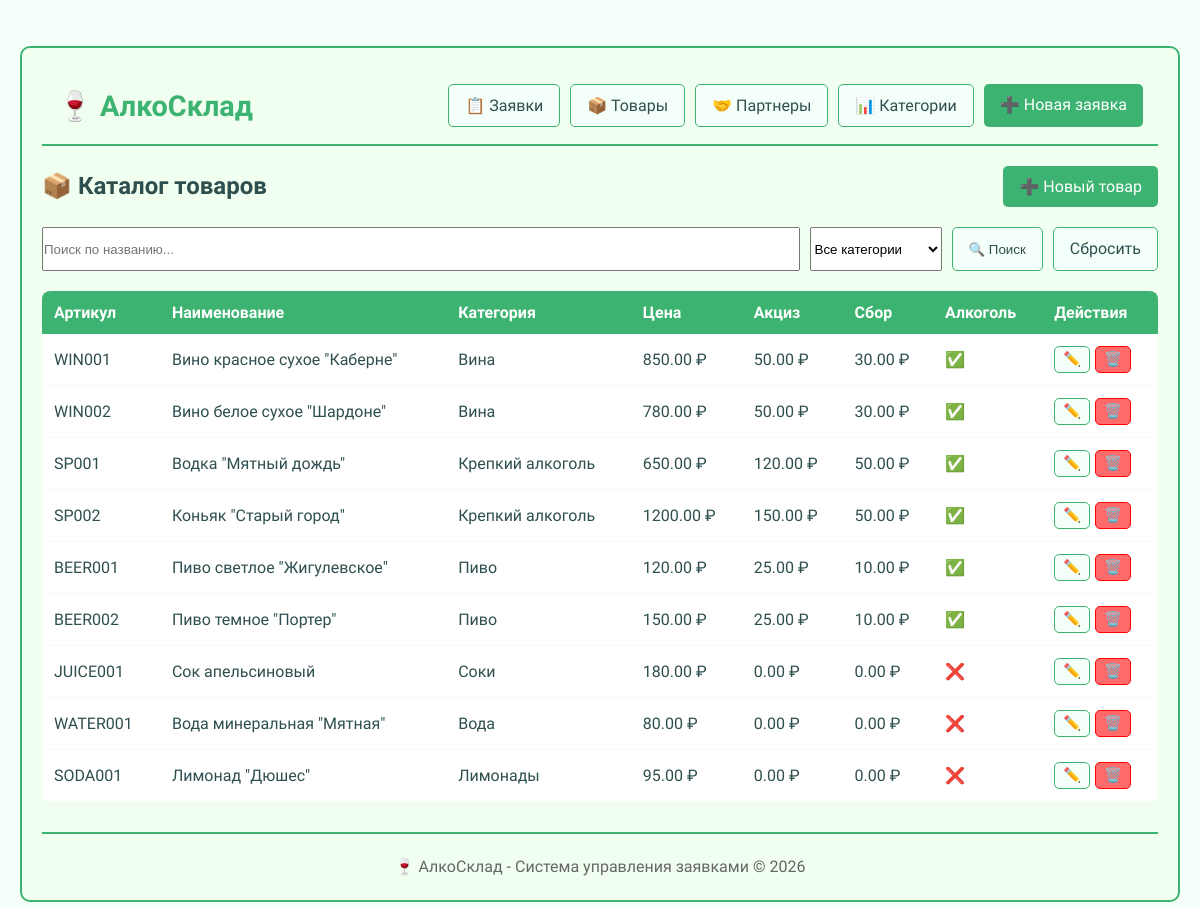
Page /products on the committed database.
### app.py (models this page shows, shortened)
class Product(db.Model):
    __tablename__ = 'products'
    __table_args__ = {'extend_existing': True}
    id = db.Column(db.Integer, primary_key=True)
    article = db.Column(db.String(50), unique=True, nullable=False)
    name = db.Column(db.String(255), nullable=False)
    commercial_name = db.Column(db.String(255))
    unit = db.Column(db.String(20), default='шт')
    base_price = db.Column(db.Numeric(10, 2), nullable=False)
    excise_tax = db.Column(db.Numeric(10, 2), default=0.00)
    license_fee = db.Column(db.Numeric(10, 2), default=0.00)
    is_alcohol = db.Column(db.Boolean, default=False)
    alcohol_content = db.Column(db.Numeric(5, 2), nullable=True)
    volume = db.Column(db.Numeric(10, 3), nullable=True)
    category_id = db.Column(db.Integer, db.ForeignKey('product_categories.id'), nullable=False)
    order_items = db.relationship('OrderItem', backref='product', lazy=True)

class ProductCategory(db.Model):
    __tablename__ = 'product_categories'
    __table_args__ = {'extend_existing': True}
    id = db.Column(db.Integer, primary_key=True)
    name = db.Column(db.String(255), nullable=False, unique=True)
    description = db.Column(db.Text)
    products = db.relationship('Product', backref='category', lazy=True)

### app.py (the view)
@app.route('/products')
def products():
    products = Product.query.all()
    categories = ProductCategory.query.all()
    return render_template('products.html', products=products, categories=categories)

### templates/products.html (shortened to what this page needs)
﻿{% extends "base.html" %}
{% block content %}
<div class="page-header">
    <h2>📦 Каталог товаров</h2>
    <a href="{{ url_for('new_product') }}" class="btn btn-primary">➕ Новый товар</a>
</div>
<div class="filters" style="margin: 20px 0;">
    <form method="GET" style="display: flex; gap: 10px;">
        <input type="text" name="search" placeholder="Поиск по названию..." value="{{ request.args.get('search', '') }}" style="flex: 1;">
        <select name="category">
            <option value="">Все категории</option>
        </select>
        <button type="submit" class="btn">🔍 Поиск</button>
        <a href="{{ url_for('products') }}" class="btn">Сбросить</a>
    </form>
</div>
<table>
    <thead>
        <tr>
            <th>Артикул</th>
            <th>Наименование</th>
            <th>Категория</th>
            <th>Цена</th>
            <th>Акциз</th>
            <th>Сбор</th>
            <th>Алкоголь</th>
            <th>Действия</th>
        </tr>
    </thead>
    <tbody>
        {% for product in products %}
        <tr>
            <td>{{ product.article }}</td>
            <td>{{ product.name }}</td>
            <td>{{ product.category.name }}</td>
            <td>{{ product.base_price }} ₽</td>
            <td>{{ product.excise_tax }} ₽</td>
            <td>{{ product.license_fee }} ₽</td>
            <td>{% if product.is_alcohol %}✅{% else %}❌{% endif %}</td>
            <td class="actions">
                <a href="{{ url_for('edit_product', id=product.id) }}" class="btn btn-small" title="Редактировать">✏️</a>
                <a href="{{ url_for('delete_product', id=product.id) }}" class="btn btn-small btn-delete" onclick="return confirm('Удалить товар {{ product.name }}?')" title="Удалить">🗑️</a>
            </td>
        </tr>
        {% endfor %}
    </tbody>
</table>
{% endblock %}

### templates/base.html (shortened to what this page needs)
﻿<!DOCTYPE html>
<html lang="ru">
<head>
    <link rel="stylesheet" href="{{ url_for('static', filename='css/style.css') }}">
</head>
<body>
    <div class="container">
        <header class="header">
            <div class="logo">
                <h1>🍷 АлкоСклад</h1>
            </div>
            <nav class="nav-menu">
                <a href="{{ url_for('index') }}" class="btn">📋 Заявки</a>
                <a href="{{ url_for('products') }}" class="btn">📦 Товары</a>
                <a href="{{ url_for('partners') }}" class="btn">🤝 Партнеры</a>
                <a href="{{ url_for('categories') }}" class="btn">📊 Категории</a>
                <a href="{{ url_for('new_order') }}" class="btn btn-primary">➕ Новая заявка</a>
            </nav>
        </header>
        <main class="content">
            {% block content %}{% endblock %}
        </main>
        <footer class="footer">
            <p>🍷 АлкоСклад - Система управления заявками © 2026</p>
        </footer>
    </div>
</body>
</html>

### static/css/style.css (style rules this page uses)
body { background-color: #F5FFFA; padding: 20px; color: #2F4F4F; line-height: 1.6; }
.container { max-width: 1200px; margin: 0 auto; background-color: #F0FFF0; border: 2px solid #3CB371; border-radius: 10px; padding: 20px; }
.header { display: flex; justify-content: space-between; align-items: center; padding: 15px; border-bottom: 2px solid #3CB371; margin-bottom: 20px; flex-wrap: wrap; gap: 15px; }
.logo h1 { color: #3CB371; margin: 0; font-size: 1.8em; }
.nav-menu { display: flex; gap: 10px; flex-wrap: wrap; }
.btn { background-color: #F5FFFA; color: #2F4F4F; padding: 8px 16px; text-decoration: none; border: 1px solid #3CB371; border-radius: 5px; transition: all 0.3s; display: inline-block; }
.btn-primary { background-color: #3CB371; color: white; border: none; }
.btn-delete { background-color: #ff6b6b; border-color: #ff0000; color: white; }
.btn-small { padding: 4px 8px; font-size: 0.9em; }
table { width: 100%; border-collapse: collapse; margin: 20px 0; background-color: white; border-radius: 8px; overflow: hidden; }
th { background-color: #3CB371; color: white; padding: 12px; text-align: left; }
td { padding: 12px; border-bottom: 1px solid #F0FFF0; }
.actions { display: flex; gap: 5px; }
.page-header { display: flex; justify-content: space-between; align-items: center; margin-bottom: 20px; flex-wrap: wrap; gap: 10px; }
.footer { text-align: center; margin-top: 30px; padding-top: 20px; border-top: 2px solid #3CB371; color: #666; }

### templates/base.html (style rules this page uses)
body { font-family: 'Corbel', 'Segoe UI', Tahoma, Geneva, Verdana, sans-serif; }

### rows in the picture
Product: article "WIN001", name "Вино красное сухое \"Каберне\"", category.name "Вина", base_price "850.00", excise_tax "50.00", license_fee "30.00"
Product: article "WIN002", name "Вино белое сухое \"Шардоне\"", category.name "Вина", base_price "780.00", excise_tax "50.00", license_fee "30.00"
Product: article "SP001", name "Водка \"Мятный дождь\"", category.name "Крепкий алкоголь", base_price "650.00", excise_tax "120.00", license_fee "50.00"
Product: article "SP002", name "Коньяк \"Старый город\"", category.name "Крепкий алкоголь", base_price "1200.00", excise_tax "150.00", license_fee "50.00"
Product: article "BEER001", name "Пиво светлое \"Жигулевское\"", category.name "Пиво", base_price "120.00", excise_tax "25.00", license_fee "10.00"
Product: article "BEER002", name "Пиво темное \"Портер\"", category.name "Пиво", base_price "150.00", excise_tax "25.00", license_fee "10.00"
Product: article "JUICE001", name "Сок апельсиновый", category.name "Соки", base_price "180.00", excise_tax "0.00", license_fee "0.00"
Product: article "WATER001", name "Вода минеральная \"Мятная\"", category.name "Вода", base_price "80.00", excise_tax "0.00", license_fee "0.00"
Product: article "SODA001", name "Лимонад \"Дюшес\"", category.name "Лимонады", base_price "95.00", excise_tax "0.00", license_fee "0.00"
